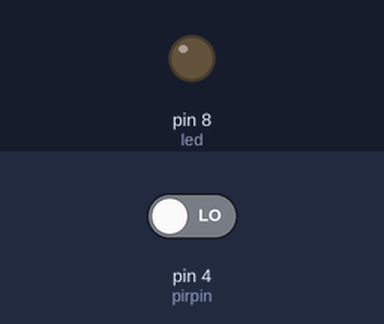
This sketch was run on a simulated Arduino Uno, built with avr-gcc and run on an emulated ATmega328P. Parts: output pins drawn as LEDs (lit = HIGH). Dashed ring = blinking. Inputs (shaded band) come from the test bench; at power-on: pin 4 (pirpin) LOW. What the sketch prints to the serial monitor is not drawn.

Above: at 1.2 s.
1.3 s: pin 4 (pirpin) driven HIGH
At 4.11 s:
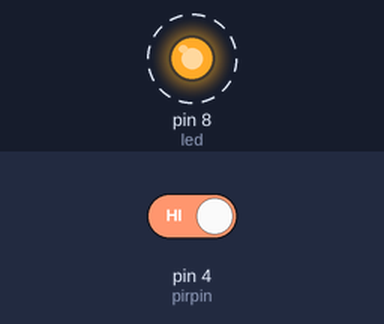
4.3 s: pin 4 (pirpin) driven LOW
At 4.3 s:
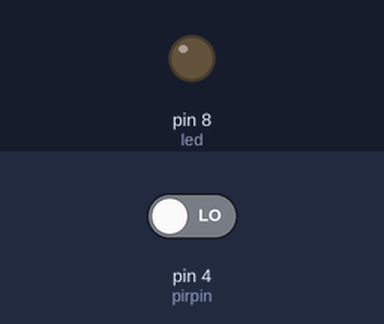
Timing chart, 0 to 7.3 s (numbered marks = the images above; inputs shaded):
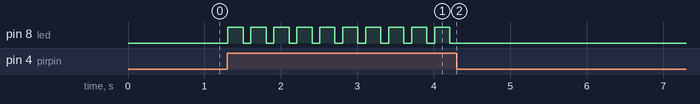

The sketch:

sketch_aug01_motion_sensor.ino
```cpp
int led  = 8;
int pirpin = 4;
int value = 0;
int pirstate = LOW;

void setup() {
pinMode(led, OUTPUT);
pinMode(pirpin, INPUT);

Serial.begin(9600);
}


void loop() {
  value = digitalRead(pirpin);

 Serial.println(value);
 if(value == HIGH)
 {
  digitalWrite(led, HIGH);
  delay(100);

 if(pirstate == LOW){
    Serial.println("Burgular Alert!!!! ");
    pirstate = HIGH;
    }
   else{
    digitalWrite(led, LOW);
if (pirstate == HIGH){
      Serial.println("Motion Ended");
      pirstate = LOW;
      delay(100);
      }
}
}
}
```

Measured:
- after the input at 1.3 s, pin 8 (led): alternates HIGH for 0.20 s and LOW for 0.10 s, starting at once
- after the input at 4.3 s, pin 8 (led): stops changing and stays LOW
